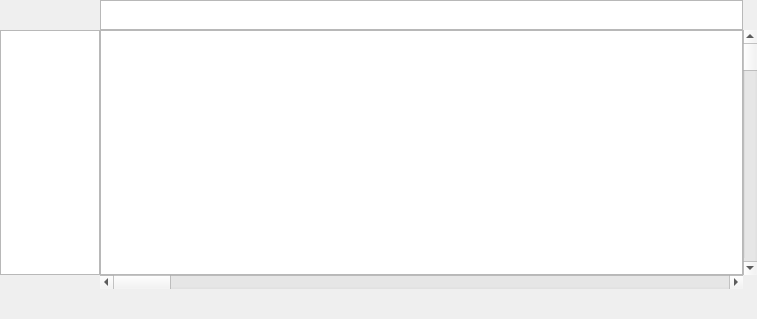
       <widget class="QWidget" name="scrollAreaWidgetContents_2">
        <property name="geometry">
         <rect>
          <x>0</x>
          <y>0</y>
          <width>757</width>
          <height>319</height>
         </rect>
        </property>
        <layout class="QGridLayout" name="gridLayout_3">
         <property name="leftMargin">
          <number>0</number>
         </property>
         <property name="topMargin">
          <number>0</number>
         </property>
         <property name="rightMargin">
          <number>0</number>
         </property>
         <property name="bottomMargin">
          <number>0</number>
         </property>
         <property name="spacing">
          <number>0</number>
         </property>
         <item row="2" column="1">
          <widget class="QGraphicsView" name="view_piano">
           <property name="sizePolicy">
            <sizepolicy hsizetype="Maximum" vsizetype="Expanding">
             <horstretch>0</horstretch>
             <verstretch>0</verstretch>
            </sizepolicy>
           </property>
           <property name="maximumSize">
            <size>
             <width>100</width>
             <height>16777215</height>
            </size>
           </property>
          </widget>
         </item>
         <item row="2" column="2">
          <widget class="QGraphicsView" name="view_pianoRoll"/>
         </item>
         <item row="3" column="2">
          <widget class="QScrollBar" name="hscroll_pianoRoll">
           <property name="orientation">
            <enum>Qt::Horizontal</enum>
           </property>
          </widget>
         </item>
         <item row="4" column="2">
          <widget class="QWidget" name="widget_minimap" native="true">
           <property name="minimumSize">
            <size>
             <width>0</width>
             <height>30</height>
            </size>
           </property>
           <property name="maximumSize">
            <size>
             <width>16777215</width>
             <height>30</height>
            </size>
           </property>
          </widget>
         </item>
         <item row="2" column="3">
          <widget class="QScrollBar" name="vscroll_pianoRoll">
           <property name="orientation">
            <enum>Qt::Vertical</enum>
           </property>
          </widget>
         </item>
         <item row="1" column="2">
          <widget class="QGraphicsView" name="view_measures">
           <property name="maximumSize">
            <size>
             <width>16777215</width>
             <height>30</height>
            </size>
           </property>
          </widget>
         </item>
        </layout>
       </widget>
